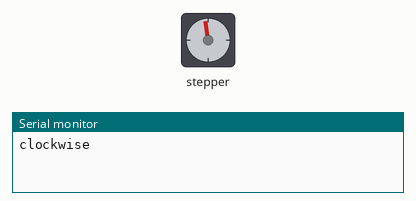
Recording of a sketch running on a simulated Arduino Uno, built with avr-gcc and run on an emulated ATmega328P. Shown: stepper motor, the last lines printed to the serial monitor. Stepper angles assume 200 steps per turn.

Above: at 0.15 s.
At 9.83 s:
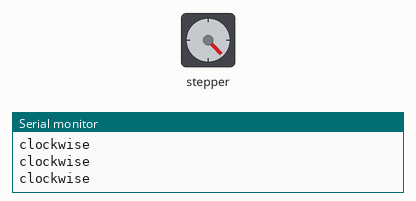
At 19.82 s:
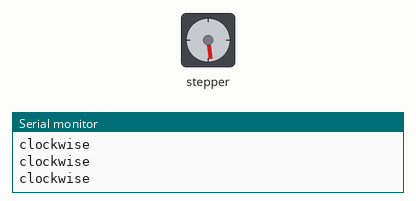
At 39.8 s:
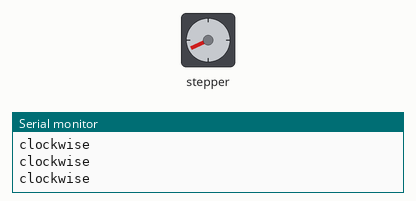
Timing chart, 0 to 40.0 s (numbered marks = the images above):
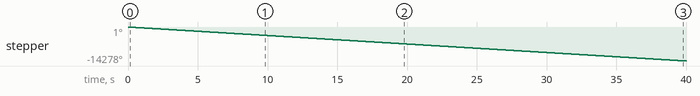

Measured:
- by itself, stepper: keeps turning counter-clockwise at about 357°/s

The sketch:

stepper_Finel_STS.ino
```cpp
#include <Stepper.h>

const int stepsPerRevolution = 200;  //2048 change this to fit the number of steps per revolution
// for your motor

// initialize the stepper library on pins 8 through 11:
Stepper myStepper(stepsPerRevolution, 10, 11, 12, 13);

void setup() {
  // set the speed at 60 rpm:
  myStepper.setSpeed(60);//400
  // initialize the serial port:
  Serial.begin(9600);
}

void loop() {
  // step one revolution  in one direction:
  Serial.println("clockwise");
  myStepper.step(-stepsPerRevolution);
  delay(1);

  // step one revolution in the other direction:
  /*Serial.println("counterclockwise");
  myStepper.step(-stepsPerRevolution);
  delay(5);*/
}
```
